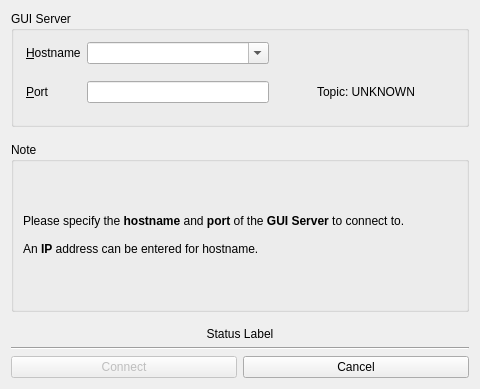
<?xml version="1.0" encoding="UTF-8"?>
<ui version="4.0">
 <class>Dialog</class>
 <widget class="QDialog" name="Dialog">
  <property name="geometry">
   <rect>
    <x>0</x>
    <y>0</y>
    <width>480</width>
    <height>389</height>
   </rect>
  </property>
  <property name="minimumSize">
   <size>
    <width>480</width>
    <height>345</height>
   </size>
  </property>
  <property name="windowTitle">
   <string>Login</string>
  </property>
  <layout class="QVBoxLayout" name="verticalLayout" stretch="0,2,0,0,0">
   <item>
    <widget class="QGroupBox" name="group_gui_server">
     <property name="minimumSize">
      <size>
       <width>444</width>
       <height>116</height>
      </size>
     </property>
     <property name="maximumSize">
      <size>
       <width>16777215</width>
       <height>16777215</height>
      </size>
     </property>
     <property name="font">
      <font>
       <weight>50</weight>
       <bold>false</bold>
      </font>
     </property>
     <property name="title">
      <string>GUI Server</string>
     </property>
     <layout class="QGridLayout" name="gridLayout">
      <property name="leftMargin">
       <number>12</number>
      </property>
      <property name="topMargin">
       <number>0</number>
      </property>
      <item row="0" column="0">
       <widget class="QLabel" name="label_hostname">
        <property name="text">
         <string>&amp;Hostname</string>
        </property>
        <property name="buddy">
         <cstring>combo_hostname</cstring>
        </property>
       </widget>
      </item>
      <item row="1" column="0">
       <widget class="QLabel" name="label_port">
        <property name="text">
         <string>&amp;Port</string>
        </property>
        <property name="buddy">
         <cstring>edit_port</cstring>
        </property>
       </widget>
      </item>
      <item row="1" column="1">
       <widget class="QLineEdit" name="edit_port"/>
      </item>
      <item row="1" column="2">
       <widget class="QLabel" name="label_topic">
        <property name="text">
         <string>Topic: UNKNOWN</string>
        </property>
        <property name="alignment">
         <set>Qt::AlignCenter</set>
        </property>
       </widget>
      </item>
      <item row="0" column="1">
       <widget class="QComboBox" name="combo_hostname">
        <property name="editable">
         <bool>true</bool>
        </property>
        <property name="insertPolicy">
         <enum>QComboBox::NoInsert</enum>
        </property>
       </widget>
      </item>
      <item row="0" column="2">
       <spacer name="horizontalSpacer_6">
        <property name="orientation">
         <enum>Qt::Horizontal</enum>
        </property>
        <property name="sizeHint" stdset="0">
         <size>
          <width>40</width>
          <height>20</height>
         </size>
        </property>
       </spacer>
      </item>
     </layout>
    </widget>
   </item>
   <item>
    <widget class="QStackedWidget" name="stackedWidget">
     <property name="frameShape">
      <enum>QFrame::NoFrame</enum>
     </property>
     <property name="currentIndex">
      <number>0</number>
     </property>
     <widget class="QWidget" name="page_prompt">
      <layout class="QHBoxLayout" name="horizontalLayout_4">
       <property name="leftMargin">
        <number>0</number>
       </property>
       <property name="rightMargin">
        <number>0</number>
       </property>
       <item>
        <widget class="QGroupBox" name="group_prompt">
         <property name="minimumSize">
          <size>
           <width>444</width>
           <height>116</height>
          </size>
         </property>
         <property name="maximumSize">
          <size>
           <width>16777215</width>
           <height>16777215</height>
          </size>
         </property>
         <property name="title">
          <string>Note</string>
         </property>
         <layout class="QHBoxLayout" name="horizontalLayout_7">
          <property name="rightMargin">
           <number>0</number>
          </property>
          <item>
           <widget class="QLabel" name="label">
            <property name="text">
             <string>&lt;html&gt;&lt;head/&gt;&lt;body&gt;&lt;p&gt;Please specify the &lt;span style=&quot; font-weight:600;&quot;&gt;hostname&lt;/span&gt; and &lt;span style=&quot; font-weight:600;&quot;&gt;port&lt;/span&gt; of the &lt;span style=&quot; font-weight:600;&quot;&gt;GUI Server&lt;/span&gt; to connect to.&lt;br/&gt;&lt;br/&gt;An &lt;span style=&quot; font-weight:600;&quot;&gt;IP&lt;/span&gt; address can be entered for hostname.&lt;/p&gt;&lt;/body&gt;&lt;/html&gt;</string>
            </property>
            <property name="textFormat">
             <enum>Qt::RichText</enum>
            </property>
            <property name="wordWrap">
             <bool>true</bool>
            </property>
           </widget>
          </item>
         </layout>
        </widget>
       </item>
      </layout>
     </widget>
     <widget class="QWidget" name="page_auth">
      <layout class="QHBoxLayout" name="horizontalLayout">
       <property name="leftMargin">
        <number>0</number>
       </property>
       <property name="rightMargin">
        <number>0</number>
       </property>
       <item>
        <widget class="QGroupBox" name="group_auth">
         <property name="sizePolicy">
          <sizepolicy hsizetype="Preferred" vsizetype="Ignored">
           <horstretch>0</horstretch>
           <verstretch>0</verstretch>
          </sizepolicy>
         </property>
         <property name="minimumSize">
          <size>
           <width>0</width>
           <height>0</height>
          </size>
         </property>
         <property name="maximumSize">
          <size>
           <width>16777215</width>
           <height>16777215</height>
          </size>
         </property>
         <property name="title">
          <string>User Authenticated Login</string>
         </property>
         <layout class="QGridLayout" name="gridLayout_4">
          <item row="0" column="0" colspan="3">
           <widget class="QLabel" name="info_label">
            <property name="enabled">
             <bool>true</bool>
            </property>
            <property name="sizePolicy">
             <sizepolicy hsizetype="Preferred" vsizetype="Fixed">
              <horstretch>0</horstretch>
              <verstretch>0</verstretch>
             </sizepolicy>
            </property>
            <property name="minimumSize">
             <size>
              <width>0</width>
              <height>20</height>
             </size>
            </property>
            <property name="styleSheet">
             <string notr="true"/>
            </property>
            <property name="text">
             <string>&lt;html&gt;&lt;head/&gt;&lt;body&gt;&lt;p&gt;&lt;span style=&quot; font-size:10pt; font-style:italic; color:#242424;&quot;&gt;Open Access Form to generate the access code by &lt;/span&gt;&lt;/p&gt;&lt;p&gt;&lt;span style=&quot; font-size:10pt; font-style:italic; color:#242424;&quot;&gt;authenticating the user&lt;/span&gt;&lt;/p&gt;&lt;/body&gt;&lt;/html&gt;</string>
            </property>
            <property name="textFormat">
             <enum>Qt::AutoText</enum>
            </property>
           </widget>
          </item>
          <item row="0" column="3" colspan="2">
           <widget class="QPushButton" name="authenticate_button">
            <property name="toolTip">
             <string> Open browser to generate the access code by authenticating the user</string>
            </property>
            <property name="text">
             <string>Open Access Form</string>
            </property>
            <property name="autoDefault">
             <bool>false</bool>
            </property>
           </widget>
          </item>
          <item row="1" column="0">
           <widget class="QLabel" name="label_access_code">
            <property name="text">
             <string>&amp;Access Code</string>
            </property>
            <property name="buddy">
             <cstring>edit_access_code</cstring>
            </property>
           </widget>
          </item>
          <item row="1" column="1">
           <widget class="QLineEdit" name="edit_access_code"/>
          </item>
          <item row="1" column="2" colspan="2">
           <widget class="QCheckBox" name="remember_login">
            <property name="text">
             <string>Remember me</string>
            </property>
           </widget>
          </item>
          <item row="1" column="4">
           <spacer name="horizontalSpacer_2">
            <property name="orientation">
             <enum>Qt::Horizontal</enum>
            </property>
            <property name="sizeHint" stdset="0">
             <size>
              <width>104</width>
              <height>20</height>
             </size>
            </property>
           </spacer>
          </item>
          <item row="2" column="0" colspan="4">
           <widget class="QCheckBox" name="skip_authentication">
            <property name="text">
             <string>Login without Authenticating (Read-only GUI)</string>
            </property>
           </widget>
          </item>
         </layout>
        </widget>
       </item>
      </layout>
     </widget>
     <widget class="QWidget" name="page_classic">
      <property name="sizePolicy">
       <sizepolicy hsizetype="Preferred" vsizetype="Fixed">
        <horstretch>0</horstretch>
        <verstretch>0</verstretch>
       </sizepolicy>
      </property>
      <layout class="QHBoxLayout" name="horizontalLayout_3">
       <property name="leftMargin">
        <number>0</number>
       </property>
       <property name="rightMargin">
        <number>0</number>
       </property>
       <item>
        <widget class="QGroupBox" name="group_login_level">
         <property name="sizePolicy">
          <sizepolicy hsizetype="Minimum" vsizetype="Fixed">
           <horstretch>0</horstretch>
           <verstretch>0</verstretch>
          </sizepolicy>
         </property>
         <property name="minimumSize">
          <size>
           <width>444</width>
           <height>116</height>
          </size>
         </property>
         <property name="maximumSize">
          <size>
           <width>16777215</width>
           <height>16777215</height>
          </size>
         </property>
         <property name="title">
          <string>Access Level Login</string>
         </property>
         <layout class="QGridLayout" name="gridLayout_2">
          <item row="0" column="0">
           <widget class="QLabel" name="label_access_level">
            <property name="text">
             <string>Access &amp;Level</string>
            </property>
            <property name="buddy">
             <cstring>combo_access_level</cstring>
            </property>
           </widget>
          </item>
          <item row="0" column="1">
           <widget class="QComboBox" name="combo_access_level"/>
          </item>
          <item row="0" column="2">
           <spacer name="horizontalSpacer">
            <property name="orientation">
             <enum>Qt::Horizontal</enum>
            </property>
            <property name="sizeType">
             <enum>QSizePolicy::Fixed</enum>
            </property>
            <property name="sizeHint" stdset="0">
             <size>
              <width>180</width>
              <height>20</height>
             </size>
            </property>
           </spacer>
          </item>
          <item row="1" column="0">
           <widget class="QLabel" name="label_shell_username">
            <property name="text">
             <string>Username</string>
            </property>
           </widget>
          </item>
          <item row="1" column="1">
           <widget class="QLabel" name="label_shell_user">
            <property name="text">
             <string>UNKNOWN</string>
            </property>
           </widget>
          </item>
         </layout>
        </widget>
       </item>
      </layout>
     </widget>
     <widget class="QWidget" name="page_ro">
      <layout class="QHBoxLayout" name="horizontalLayout_2">
       <property name="leftMargin">
        <number>0</number>
       </property>
       <property name="rightMargin">
        <number>0</number>
       </property>
       <item>
        <widget class="QGroupBox" name="group_login_readonly">
         <property name="sizePolicy">
          <sizepolicy hsizetype="Preferred" vsizetype="Fixed">
           <horstretch>0</horstretch>
           <verstretch>0</verstretch>
          </sizepolicy>
         </property>
         <property name="minimumSize">
          <size>
           <width>444</width>
           <height>116</height>
          </size>
         </property>
         <property name="maximumSize">
          <size>
           <width>16777215</width>
           <height>16777215</height>
          </size>
         </property>
         <property name="title">
          <string>Read-Only Login</string>
         </property>
         <layout class="QGridLayout" name="gridLayout_3" columnstretch="0,1">
          <item row="0" column="0">
           <widget class="QLabel" name="label_readonly_access_level">
            <property name="text">
             <string>Access Level</string>
            </property>
           </widget>
          </item>
          <item row="0" column="1">
           <widget class="QLabel" name="label_observer">
            <property name="text">
             <string>OBSERVER</string>
            </property>
           </widget>
          </item>
          <item row="1" column="0">
           <widget class="QLabel" name="label_username">
            <property name="text">
             <string>Username</string>
            </property>
           </widget>
          </item>
          <item row="1" column="1">
           <widget class="QLabel" name="label_readonly_user">
            <property name="text">
             <string>UNKNOWN</string>
            </property>
           </widget>
          </item>
         </layout>
        </widget>
       </item>
      </layout>
     </widget>
     <widget class="QWidget" name="page_referesh_token">
      <property name="sizePolicy">
       <sizepolicy hsizetype="Preferred" vsizetype="Fixed">
        <horstretch>0</horstretch>
        <verstretch>0</verstretch>
       </sizepolicy>
      </property>
      <layout class="QVBoxLayout" name="verticalLayout_3">
       <property name="topMargin">
        <number>0</number>
       </property>
       <property name="bottomMargin">
        <number>0</number>
       </property>
       <item>
        <widget class="QLabel" name="user_info_label">
         <property name="text">
          <string/>
         </property>
         <property name="textFormat">
          <enum>Qt::RichText</enum>
         </property>
        </widget>
       </item>
       <item>
        <layout class="QHBoxLayout" name="horizontalLayout_8">
         <item>
          <spacer name="horizontalSpacer_3">
           <property name="orientation">
            <enum>Qt::Horizontal</enum>
           </property>
           <property name="sizeType">
            <enum>QSizePolicy::Fixed</enum>
           </property>
           <property name="sizeHint" stdset="0">
            <size>
             <width>250</width>
             <height>29</height>
            </size>
           </property>
          </spacer>
         </item>
         <item>
          <widget class="QPushButton" name="switch_button">
           <property name="text">
            <string>Switch User</string>
           </property>
           <property name="autoDefault">
            <bool>false</bool>
           </property>
          </widget>
         </item>
        </layout>
       </item>
      </layout>
     </widget>
    </widget>
   </item>
   <item>
    <widget class="QLabel" name="label_status">
     <property name="text">
      <string>Status Label</string>
     </property>
     <property name="alignment">
      <set>Qt::AlignCenter</set>
     </property>
    </widget>
   </item>
   <item>
    <widget class="Line" name="v_lin_info_bottom">
     <property name="minimumSize">
      <size>
       <width>0</width>
       <height>0</height>
      </size>
     </property>
     <property name="orientation">
      <enum>Qt::Horizontal</enum>
     </property>
    </widget>
   </item>
   <item>
    <layout class="QHBoxLayout" name="bottom_h_layout">
     <item>
      <widget class="QPushButton" name="connect_button">
       <property name="enabled">
        <bool>false</bool>
       </property>
       <property name="text">
        <string>Connect</string>
       </property>
      </widget>
     </item>
     <item>
      <widget class="QPushButton" name="cancel_button">
       <property name="text">
        <string>Cancel</string>
       </property>
      </widget>
     </item>
    </layout>
   </item>
  </layout>
 </widget>
 <resources/>
 <connections>
  <connection>
   <sender>cancel_button</sender>
   <signal>clicked()</signal>
   <receiver>Dialog</receiver>
   <slot>reject()</slot>
   <hints>
    <hint type="sourcelabel">
     <x>189</x>
     <y>224</y>
    </hint>
    <hint type="destinationlabel">
     <x>120</x>
     <y>124</y>
    </hint>
   </hints>
  </connection>
 </connections>
</ui>
